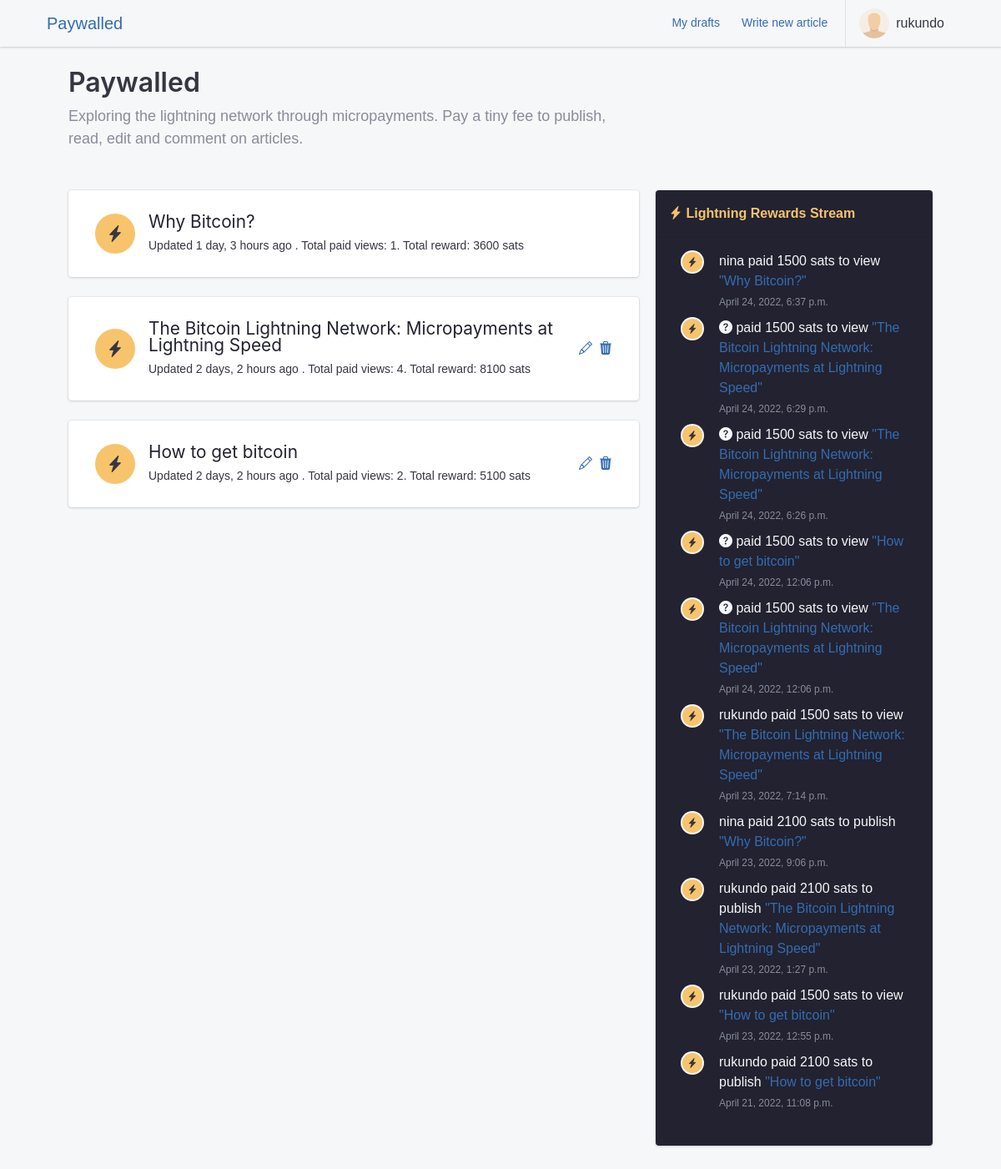
The app's page / (signed in), older data.
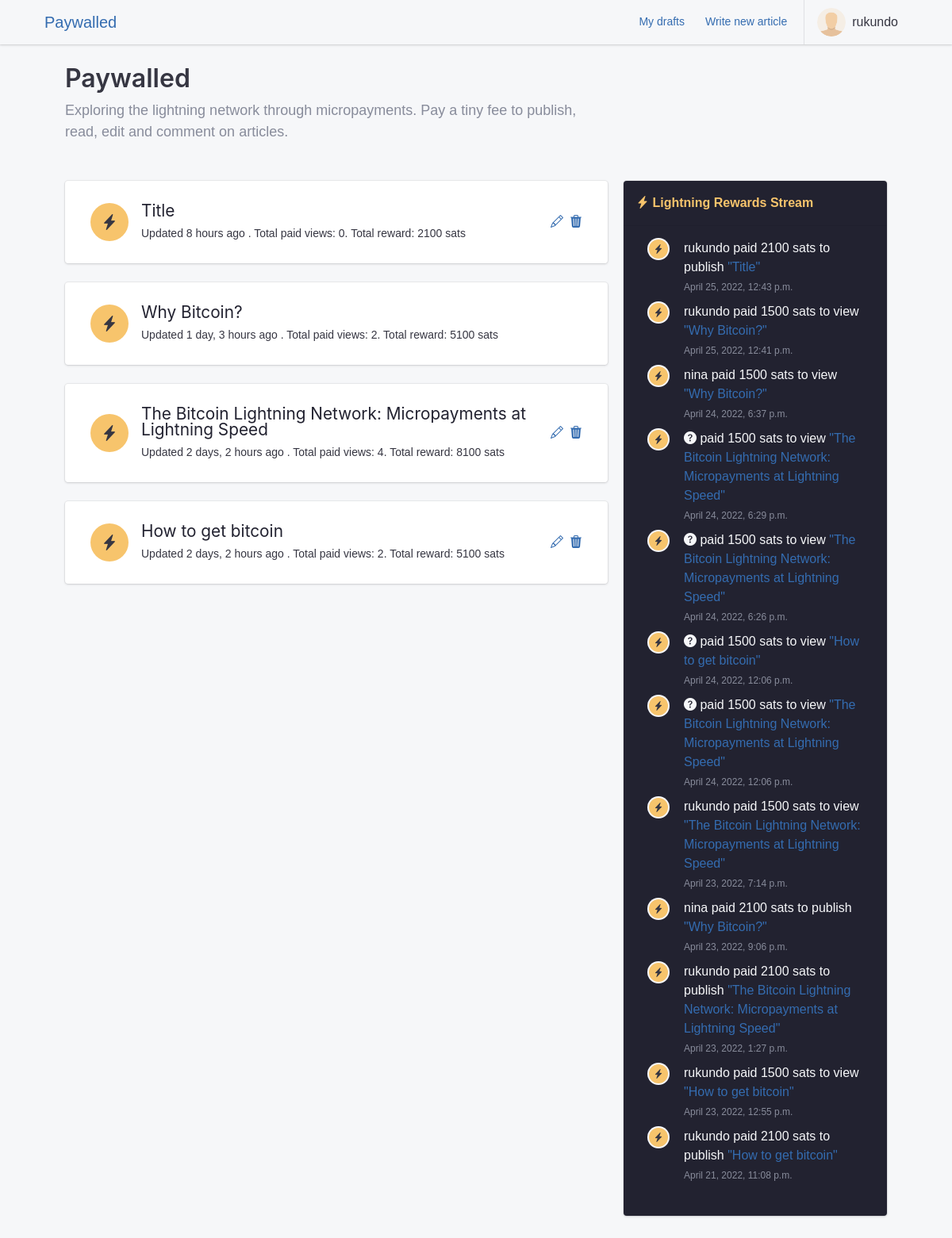
The same page, newer data.
### apps/blog/models.py (models this page shows, shortened)
class Article(models.Model):
    DRAFT = "D"
    PUBLISHED = "P"
    STATUS = ((DRAFT, _("Draft")), (PUBLISHED, _("Published")))
    uuid = models.UUIDField(unique=True, default=uuid.uuid4, editable=False)
    user = models.ForeignKey(
        settings.AUTH_USER_MODEL,
        null=True,
        related_name="articles",
        on_delete=models.SET_NULL,
    )
    date_created = models.DateTimeField(auto_now_add=True)
    date_published = models.DateTimeField(auto_now=True)
    title = models.CharField(max_length=255, null=True, unique=True)
    status = models.CharField(max_length=1, choices=STATUS, default=DRAFT)
    content = models.CharField(_("Content"), max_length=40000, blank=True)
    edited = models.BooleanField(default=False)
    objects = ArticleQuerySet.as_manager()
    class Meta:
        verbose_name = _("Article")
        verbose_name_plural = _("Articles")
        ordering = ("-date_published",)
    def get_absolute_url(self):
        return reverse('articles:article', kwargs={ "article_uuid": self.uuid })
    def get_view_count(self):
        return self.payments.filter(status="complete", purpose="view").count()
    def get_total_reward(self):
        return self.payments.filter(status="complete").aggregate(total_reward=Sum('satoshi_amount'))

### apps/payments/models.py (models this page shows, shortened)
class Payment(models.Model):
    PAYMENT_STATUS_CHOICES = (
        ('pending_invoice', 'Pending Invoice'), # Should be atomic
        ('pending_payment', 'Pending Payment'),
        ('complete', 'Complete'),
        ('error', 'Error'),
    )
    PUBLISH = "publish"
    VIEW = "view"
    EDIT = "edit"
    COMMENT = "comment"
    PAYMENT_PURPOSE_CHOICES = (
        (PUBLISH, 'Publish'),
        (VIEW, 'View'),
        (EDIT, 'Edit'),
        (COMMENT, 'Comment'),
    )
    user = models.ForeignKey(
        settings.AUTH_USER_MODEL,
        null=True,
        related_name="payments",
        on_delete=models.SET_NULL,
    )
    session_key = models.CharField(max_length=40, blank=True, null=True)
    article = models.ForeignKey(Article, on_delete=models.CASCADE, related_name='payments')
    purpose = models.CharField(max_length=10, choices=PAYMENT_PURPOSE_CHOICES)
    satoshi_amount = models.IntegerField()
    r_hash = models.CharField(max_length=64)
    payment_request = models.CharField(max_length=1000)
    status = models.CharField(max_length=50, default='pending_invoice', choices=PAYMENT_STATUS_CHOICES)
    created_at = models.DateTimeField(auto_now_add=True)
    modified_at = models.DateTimeField(auto_now=True)

### apps/authentication/models.py (models this page shows, shortened)
class Profile(models.Model):
    user = models.OneToOneField(User, on_delete=models.CASCADE, verbose_name=_("user"))
    node_pubkey = models.CharField(max_length=80, unique=True, blank=True, null=True)
    class Meta:
        verbose_name = _("profile")
        verbose_name_plural = _("profiles")
        db_table = "auth_profile"
    def get_screen_name(self):
        try:
            if self.user.get_full_name():
                return self.user.get_full_name()
            else:
                return self.user.username
        except Exception:
            return self.user.username

### apps/core/views.py (the view)
# urls.py: path("", core_views.home, name="home"),
def home(request):
    published_articles = Article.objects.get_published()
    payments = Payment.objects.filter(status='complete').order_by('-modified_at')
    return render(
        request, "core/home.html", {
            "articles": published_articles,
            "payments": payments
        },
    )

### apps/blog/models.py (called while the page is built)
    def get_published(self):
        return self.filter(status="P").order_by("-date_published")

### apps/core/templates/core/home.html (shortened to what this page needs)
{% extends 'base.html' %}
{% load static i18n humanize %}
{% block content %}
<section class="position-relative pb-5 bg-light">
    <div class="container position-relative">
        <div class="row">
            <div class="col-md-8">
                <h2 class="text-center text-sm-left"> Paywalled</h2>
                <p class="lead text-muted text-center text-sm-left mb-5">Exploring the lightning network through
                    micropayments. Pay a tiny fee to publish, read, edit and comment on articles.</p>
            </div>
        </div>
        <div class="row">
            <div class="col-md-8">
                <div class="list-group list-group-flush list-group-divider">
                    {% for article in articles %}
                    {% include 'partials/article_list.html' %}
                    {% empty %}
                    <h4 class="no-data">{% trans 'There is no published article yet' %}. <a
                            href="{% url 'articles:write_new' %}">{% trans 'Be the first one to publish one' %}!</a>
                    </h4>
                    {% endfor %}
                </div>
            </div>
            <div class="col-md-4">
                <div class="card text-light bg-dark">
                    <div class="card-header text-warning"><i class="bi bi-lightning-charge-fill"></i> Lightning Rewards
                        Stream</div>
                    <div class="card-body">
                        {% if payments %}
                        <ul class="timeline timeline-fluid">
                            {% for payment in payments %}
                            {% include 'partials/article_payment.html' with mode="general" %}
                            {% endfor %}
                        </ul>
                        {% else %}
                        <p>No payments for this article at this time.</p>
                        {% endif %}
                    </div>
                </div>
            </div>
        </div>
    </div>
</section>
{% endblock content %}

### paywalled/templates/partials/article_list.html
{% load humanize %}
<div class="card mb-4" id="articles">
    <div class="card-body">
        <div class="list-group-item">
            <div class="list-group-item-figure">
                <a href="{% url 'articles:article' article.uuid %}" class="tile tile-lg tile-circle bg-warning">
                    <i class="bi bi-lightning-charge-fill"></i>
                </a>
            </div>
            <div class="list-group-item-body">
                <h3 style="font-size:1.3rem" class="list-group-item-title">
                    <a href="{% url 'articles:article' article.uuid %}">{{ article.title }}</a>
                </h3>
                <p class="list-group-item-subtitle mt-2">Updated
                    {{ article.date_published|naturaltime }}
                    . Total paid views: {{ article.get_view_count }}. Total reward:
                    {{ article.get_total_reward.total_reward }} sats</p>
            </div>
            {% if request.user == article.user %}
            <div class="list-group-item-figure">
                <a class="mr-1" href="{% url 'articles:edit_article' article.pk %}"><i class="bi bi-pencil"></i></a>
                <a class="ml-1" href="{% url 'articles:delete_article' article.pk %}"><i
                        class="bi bi-trash3-fill"></i></a>
            </div>
            {% endif %}
        </div>
    </div>
</div>

### paywalled/templates/partials/article_payment.html
<li class="timeline-item">
    <div class="timeline-figure">
        <span class="tile tile-circle tile-sm bg-warning"><i class="bi bi-lightning-charge-fill"></i></span>
    </div>
    <div class="timeline-body">
        <div class="media">
            <div class="media-body">
                <p class="mb-0">
                    {% if payment.user %}{{ payment.user.profile.get_screen_name }}{% else %}<i
                        class="bi bi-question-circle-fill"></i> {% endif %} paid
                    {{ payment.satoshi_amount }} sats to
                    {{ payment.purpose }} {% if mode == 'general' %}<a
                        href="{{ payment.article.get_absolute_url }}">"{{ payment.article.title }}"</a>{% endif %}
                </p><span class="timeline-date">{{ payment.created_at }}</span>
            </div>
        </div>
    </div>
</li>

Row changes from the older to the newer data that the page shows:
added Article: title "Title", date_published "8 hours ago", get_view_count "0", get_total_reward.total_reward "2100"
computed for Article "Why Bitcoin?": get_view_count "1" → "2"; get_total_reward.total_reward "3600" → "5100"
added Payment: user.profile.get_screen_name "rukundo", satoshi_amount "2100", purpose "publish", article "Title", created_at "April 25, 2022, 12:43 p.m."
added Payment: user.profile.get_screen_name "rukundo", satoshi_amount "1500", purpose "view", article "Why Bitcoin?", created_at "April 25, 2022, 12:41 p.m."
